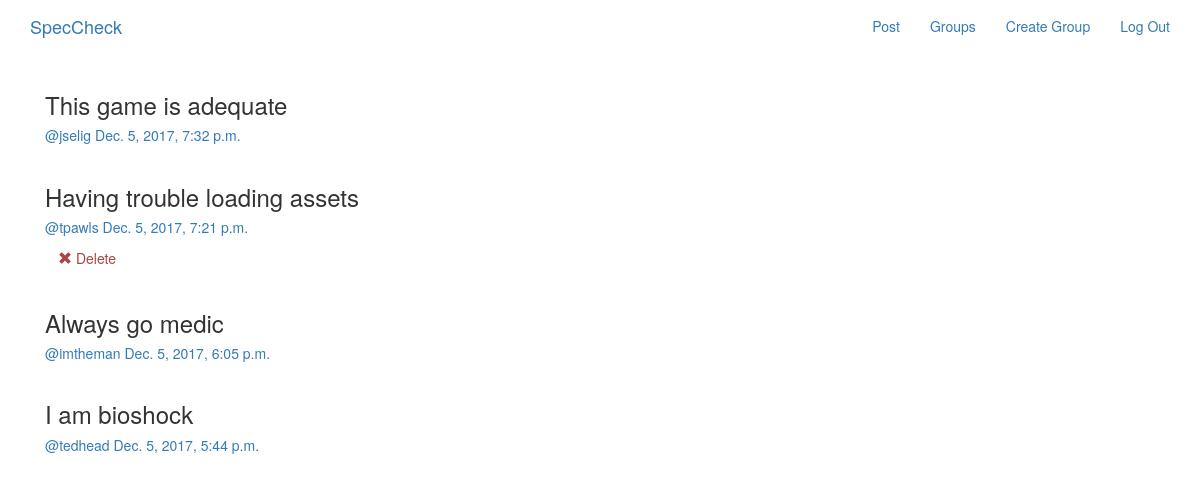
Page /posts/ (signed in) on the earlier database version.
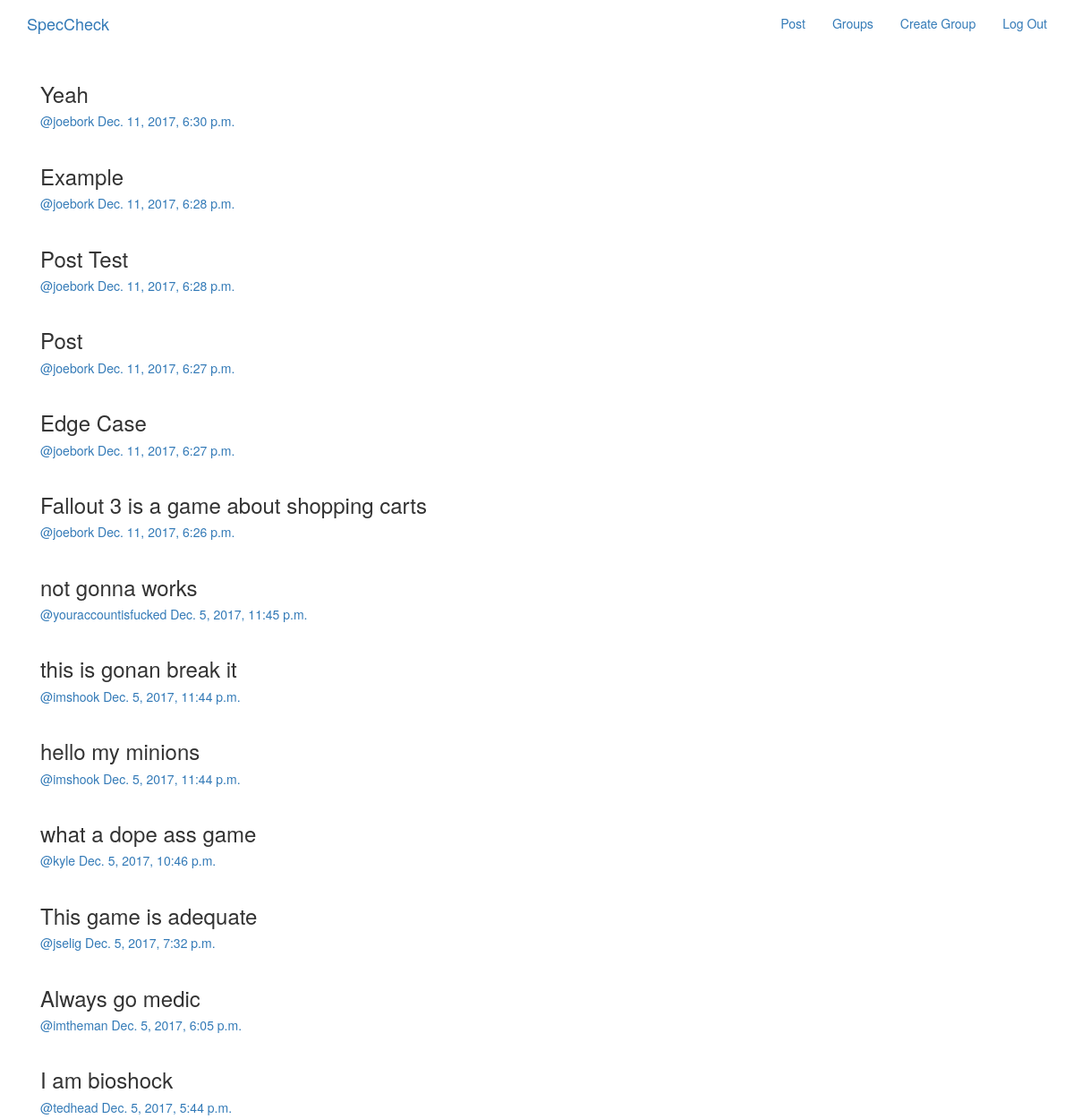
Same page on the later database version.
### posts/models.py (models this page shows, shortened)
class Post(models.Model):
    user = models.ForeignKey(User,related_name='posts')
    created_at = models.DateTimeField(auto_now=True)
    message = models.TextField()
    message_html = models.TextField(editable=False)
    group = models.ForeignKey(Group,related_name='posts',null=True,blank=True)
    class Meta:
        ordering = ['-created_at']
        unique_together = ['user','message'] #every message is uniquely linked to a user

### posts/views.py (the view)
class PostList(SelectRelatedMixin,generic.ListView):
    model = models.Post
    select_related = ('user','group')

### posts/templates/posts/post_list.html (shortened to what this page needs)
{% extends "posts/post_base.html" %}
{% block post_content %}
<div class="col-md-8">
  {% for post in post_list  %}
    {% include "posts/_post.html" %}
  {% endfor %}
</div>
{% endblock %}

### posts/templates/posts/_post.html
<div class="post media">
  <h3>{{post.message_html|safe}}</h3>
 <div class="media-body">
    <h5 class='media-heading'>
    <span class = 'username'>
      <a href="{% url 'posts:for_user' username=post.user.username %}">@{{post.user.username}}</a>
    </span>
    <time class='time'>
      <a href="{% url 'posts:single' username=post.user.username pk=post.pk%}">
        {{post.created_at}}
      </a>
    </time>
    </h5>
    <div class="media-footer">
      {% if user.is_authenticated and post.user == user %}
        <a href="{% url 'posts:delete' pk=post.pk%}" title="delete" class='btn btn-simple'>
          <span class='glyphicon glyphicon-remove text-danger' aria-hidden='true'></span>
          <span class='text-danger icon-label'>Delete</span>
        </a>
      {% endif %}
    </div>
  </div>
</div>

Differences in the rows shown:
removed Post: message_html "Having trouble loading assets", user.username "tpawls", created_at "Dec. 5, 2017, 7:21 p.m.", shows "Delete"
added Post: message_html "Yeah", user.username "joebork", created_at "Dec. 11, 2017, 6:30 p.m."
added Post: message_html "Example", user.username "joebork", created_at "Dec. 11, 2017, 6:28 p.m."
added Post: message_html "Post Test", user.username "joebork", created_at "Dec. 11, 2017, 6:28 p.m."
added Post: message_html "Post", user.username "joebork", created_at "Dec. 11, 2017, 6:27 p.m."
added Post: message_html "Edge Case", user.username "joebork", created_at "Dec. 11, 2017, 6:27 p.m."
added Post: message_html "Fallout 3 is a game about shopping carts", user.username "joebork", created_at "Dec. 11, 2017, 6:26 p.m."
added Post: message_html "not gonna works", user.username "youraccountisfucked", created_at "Dec. 5, 2017, 11:45 p.m."
added Post: message_html "this is gonan break it", user.username "imshook", created_at "Dec. 5, 2017, 11:44 p.m."
added Post: message_html "hello my minions", user.username "imshook", created_at "Dec. 5, 2017, 11:44 p.m."
added Post: message_html "what a dope ass game", user.username "kyle", created_at "Dec. 5, 2017, 10:46 p.m."
